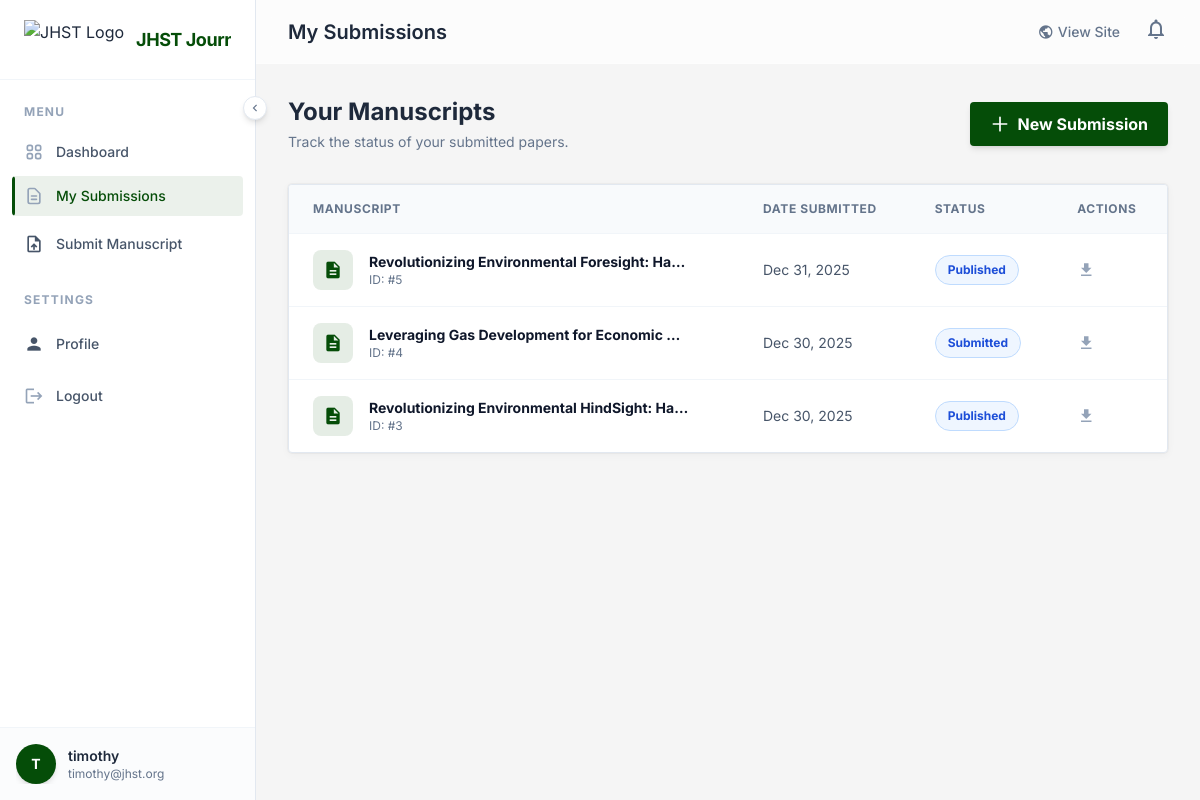
Page /dashboard/my-submissions/ (signed in) on the committed database.
### journal/models.py (models this page shows, shortened)
class User(AbstractUser):
    is_researcher = models.BooleanField(default=False)
    is_reviewer = models.BooleanField(default=False)
    is_editor = models.BooleanField(default=False)
    affiliation = models.CharField(max_length=255, blank=True)

class Manuscript(models.Model):
    STATUS_CHOICES = [
        ('submitted', 'Submitted'),
        ('under_review', 'Under Review'),
        ('accepted', 'Accepted'),
        ('rejected', 'Rejected'),
        ('published', 'Published'),
    ]
    title = models.CharField(max_length=255)
    abstract = models.TextField()
    file = models.FileField(upload_to='manuscripts/')
    co_authors = models.CharField(max_length=500, blank=True, help_text="Names of co-authors, separated by commas")
    affiliations = models.TextField(blank=True, help_text="Author affiliations")
    author = models.ForeignKey(User, on_delete=models.CASCADE, related_name='manuscripts')
    reviewer = models.ForeignKey(User, on_delete=models.SET_NULL, null=True, blank=True, related_name='assigned_manuscripts')
    submitted_date = models.DateTimeField(auto_now_add=True)
    status = models.CharField(max_length=20, choices=STATUS_CHOICES, default='submitted')
    keywords = models.CharField(max_length=255, help_text="Comma-separated keywords")

### journal/views.py (the view)
# urls.py: path('dashboard/my-submissions/', views.my_submissions, name='my_submissions'),
@login_required
def my_submissions(request):
    submissions = Manuscript.objects.filter(author=request.user).order_by('-submitted_date')
    return render(request, 'dashboard/my_submissions.html', {'submissions': submissions})

### templates/dashboard/my_submissions.html (shortened to what this page needs)
{% extends 'dashboard/dashboard_base.html' %}
{% block dashboard_title %}My Submissions{% endblock %} {% block content %}
<div class="flex justify-between items-center mb-8">
  <div>
    <h2 class="text-2xl font-bold font-display text-slate-800 dark:text-white">
      Your Manuscripts
    </h2>
    <p class="text-slate-500 text-sm mt-1">
      Track the status of your submitted papers.
    </p>
  </div>
  <a
    href="{% url 'submit_manuscript' %}"
    class="flex items-center bg-primary text-white font-bold py-2.5 px-5 rounded hover:bg-opacity-90 transition shadow-md hover:shadow-lg"
  >
    <svg
      xmlns="http://www.w3.org/2000/svg"
      class="h-5 w-5 mr-2"
      fill="none"
      viewBox="0 0 24 24"
      stroke="currentColor"
    >
      <path
        stroke-linecap="round"
        stroke-linejoin="round"
        stroke-width="2"
        d="M12 4v16m8-8H4"
      />
    </svg>
    New Submission
  </a>
</div>
{% if submissions %}
<div
  class="bg-white dark:bg-card-dark rounded shadow-card overflow-hidden border border-slate-200 dark:border-slate-800/50"
>
  <div class="overflow-x-auto">
    <table class="min-w-full divide-y divide-slate-100 dark:divide-slate-800">
      <thead class="bg-slate-50 dark:bg-slate-900/50">
        <tr>
          <th
            scope="col"
            class="px-6 py-4 text-left text-xs font-bold text-slate-500 uppercase tracking-wider"
          >
            Manuscript
          </th>
          <th
            scope="col"
            class="px-6 py-4 text-left text-xs font-bold text-slate-500 uppercase tracking-wider"
          >
            Date Submitted
          </th>
          <th
            scope="col"
            class="px-6 py-4 text-left text-xs font-bold text-slate-500 uppercase tracking-wider"
          >
            Status
          </th>
          <th
            scope="col"
            class="px-6 py-4 text-left text-xs font-bold text-slate-500 uppercase tracking-wider"
          >
            Actions
          </th>
        </tr>
      </thead>
      <tbody class="divide-y divide-slate-100 dark:divide-slate-800">
        {% for manuscript in submissions %}
        <tr
          class="hover:bg-slate-50/50 dark:hover:bg-slate-800/50 transition-colors"
        >
          <td class="px-6 py-4 whitespace-nowrap">
            <div class="flex items-center">
              <div
                class="flex-shrink-0 h-10 w-10 bg-primary/10 rounded-lg flex items-center justify-center text-primary dark:text-green-400"
              >
                <span class="material-icons text-xl">description</span>
              </div>
              <div class="ml-4">
                <div
                  class="text-sm font-bold text-slate-900 dark:text-white max-w-xs truncate"
                  title="{{ manuscript.title }}"
                >
                  {{ manuscript.title }}
                </div>
                <div class="text-xs text-slate-500">
                  ID: #{{ manuscript.id }}
                </div>
              </div>
            </div>
          </td>
          <td class="px-6 py-4 whitespace-nowrap">
            <div class="text-sm text-slate-600 dark:text-slate-400">
              {{ manuscript.submitted_date|date:"M d, Y" }}
            </div>
          </td>
          <td class="px-6 py-4 whitespace-nowrap">
            <span
              class="px-3 py-1 inline-flex text-xs leading-5 font-bold rounded-full border {% if manuscript.status == 'accepted' %}bg-green-50 text-green-700 border-green-200 dark:bg-green-900/20 dark:text-green-400 dark:border-green-900/30{% elif manuscript.status == 'rejected' %}bg-red-50 text-red-700 border-red-200 dark:bg-red-900/20 dark:text-red-400 dark:border-red-900/30{% elif manuscript.status == 'under_review' %}bg-amber-50 text-amber-700 border-amber-200 dark:bg-amber-900/20 dark:text-amber-400 dark:border-amber-900/30{% else %}bg-blue-50 text-blue-700 border-blue-200 dark:bg-blue-900/20 dark:text-blue-400 dark:border-blue-900/30{% endif %}"
            >
              {{ manuscript.get_status_display }}
            </span>
          </td>
          <td class="px-6 py-4 whitespace-nowrap text-sm font-medium">
            <div class="flex items-center space-x-3">
              {% if manuscript.file %}
              <a
                href="{{ manuscript.file.url }}"
                target="_blank"
                class="text-slate-400 hover:text-primary transition-colors flex items-center"
                title="Download PDF"
              >
                <span class="material-icons text-lg">download</span>
              </a>
              {% endif %}
            </div>
          </td>
        </tr>
        {% endfor %}
      </tbody>
    </table>
  </div>
</div>
{% endif %} {% endblock %}

### templates/dashboard/dashboard_base.html (shortened to what this page needs)
{% load static %}
<!DOCTYPE html>
<html lang="en" class="scroll-smooth">
  <head>
    <script src="https://cdn.tailwindcss.com"></script>
  </head>
  <body
    class="bg-[#ededed]/50 dark:bg-bg-dark text-slate-800 dark:text-gray-100 font-sans antialiased min-h-screen flex overflow-hidden"
  >
    <aside
      id="sidebar"
      class="bg-white dark:bg-card-dark border-r border-slate-200 dark:border-slate-700 flex flex-col fixed h-full z-40 sidebar-transition w-64 shadow-2xl md:shadow-none transform -translate-x-full md:translate-x-0"
    >
      <div
        class="h-20 flex items-center px-6 border-b border-slate-100 dark:border-slate-800/50"
      >
        <a
          href="{% url 'index' %}"
          class="flex items-center gap-3 overflow-hidden whitespace-nowrap"
        >
          <img
            src="{% static 'assets/images/jhst-logo.png' %}"
            alt="JHST Logo"
            class="h-10 w-auto object-contain flex-shrink-0"
          />
          <span
            class="font-display font-bold text-lg tracking-tight text-primary dark:text-white sidebar-header-text transition-opacity duration-300"
          >
            JHST Journal
          </span>
        </a>
      </div>
      <nav class="flex-1 overflow-y-auto py-6 px-3 space-y-1 no-scrollbar">
        <div class="mb-6">
          <p
            class="px-3 text-xs font-bold text-slate-400 uppercase tracking-widest mb-3 section-label transition-opacity duration-300"
          >
            Menu
          </p>
          <a
            href="{% url 'dashboard' %}"
            class="sidebar-link group flex items-center px-3 py-2.5 text-sm font-medium text-slate-600 dark:text-gray-300 rounded hover:text-primary dark:hover:text-white transition-colors duration-200 mb-1 {% if request.resolver_match.url_name == 'dashboard' %}active{% endif %}"
            title="Dashboard"
          >
            <span class="link-text whitespace-nowrap">Dashboard</span>
          </a>
          <a
            href="{% url 'my_submissions' %}"
            class="sidebar-link group flex items-center px-3 py-2.5 text-sm font-medium text-slate-600 dark:text-gray-300 rounded hover:text-primary dark:hover:text-white transition-colors duration-200 mb-1 {% if request.resolver_match.url_name == 'my_submissions' %}active{% endif %}"
            title="My Submissions"
          >
            <span class="link-text whitespace-nowrap">My Submissions</span>
          </a>
          {% if user.is_researcher %}
          <a
            href="{% url 'submit_manuscript' %}"
            class="sidebar-link group flex items-center px-3 py-2.5 text-sm font-medium text-slate-600 dark:text-gray-300 rounded hover:text-primary dark:hover:text-white transition-colors duration-200 mb-1"
            title="Submit Manuscript"
          >
            <span
              class="material-icons text-xl mr-3 group-hover:text-primary transition-colors"
              >upload_file</span
            >
            <span class="link-text whitespace-nowrap">Submit Manuscript</span>
          </a>
          {% endif %}
        </div>
        <div class="mb-6">
          <p
            class="px-3 text-xs font-bold text-slate-400 uppercase tracking-widest mb-3 section-label transition-opacity duration-300"
          >
            Settings
          </p>
          <a
            href="{% url 'profile' %}"
            class="sidebar-link group flex items-center px-3 py-2.5 text-sm font-medium text-slate-600 dark:text-gray-300 rounded hover:text-primary dark:hover:text-white transition-colors duration-200 mb-1 {% if request.resolver_match.url_name == 'profile' %}active{% endif %}"
            title="Profile"
          >
            <span
              class="material-icons text-xl mr-3 group-hover:text-primary transition-colors"
              >person</span
            >
            <span class="link-text whitespace-nowrap">Profile</span>
          </a>
          <form action="{% url 'logout' %}" method="post" class="w-full">
            <button
              type="submit"
              class="sidebar-link group w-full flex items-center px-3 py-2.5 text-sm font-medium text-slate-600 dark:text-gray-300 rounded hover:bg-red-50 dark:hover:bg-red-900/10 hover:text-red-600 transition-colors duration-200"
              title="Logout"
            >
              <span
                class="material-icons text-xl mr-3 text-slate-400 group-hover:text-red-500 transition-colors"
                >logout</span
              >
              <span class="link-text whitespace-nowrap">Logout</span>
            </button>
          </form>
        </div>
      </nav>
      <div
        class="p-4 border-t border-slate-100 dark:border-slate-800/50 bg-slate-50/50 dark:bg-slate-900/50"
      >
        <div class="flex items-center overflow-hidden whitespace-nowrap">
          <div
            class="h-10 w-10 rounded-full bg-primary text-white flex items-center justify-center font-bold text-sm shadow-md flex-shrink-0"
          >
            {{ user.username|slice:":1"|upper }}
          </div>
          <div class="ml-3 user-info transition-opacity duration-300">
            <p class="text-sm font-semibold text-slate-800 dark:text-gray-200">
              {{ user.username }}
            </p>
            <p class="text-xs text-slate-500 truncate max-w-[140px]">
              {{ user.email }}
            </p>
          </div>
        </div>
      </div>
      <button
        id="sidebar-collapse-btn"
        class="absolute -right-3 top-24 bg-white dark:bg-slate-800 border border-slate-200 dark:border-slate-600 rounded-full p-1 shadow-md hidden md:flex items-center justify-center text-slate-500 hover:text-primary transition-transform duration-300 z-50 w-6 h-6"
        aria-label="Toggle Sidebar"
      >
        <span
          class="material-icons text-sm transform transition-transform duration-300"
          id="collapse-icon"
          >chevron_left</span
        >
      </button>
    </aside>
    <div
      id="main-content"
      class="flex-1 md:ml-64 flex flex-col h-screen overflow-hidden main-content-transition"
    >
      <header
        class="glass sticky top-0 z-20 h-16 flex items-center justify-between px-6 md:px-8"
      >
        <div class="flex items-center">
          <h1
            class="text-xl font-display font-semibold text-slate-800 dark:text-white hidden sm:block"
          >
            {% block dashboard_title %}Overview{% endblock %}
          </h1>
        </div>
        <div class="flex items-center space-x-6">
          <a
            href="{% url 'index' %}"
            class="text-sm font-medium text-slate-500 hover:text-primary transition-colors flex items-center gap-1"
          >
            <span class="material-icons text-base">public</span>
            <span class="hidden sm:inline">View Site</span>
          </a>
          <div
            class="relative notification-bell cursor-pointer"
            id="notification-bell"
          >
            <span
              class="material-icons text-slate-500 hover:text-primary transition-colors"
              >notifications_none</span
            >
          </div>
        </div>
      </header>
      <main class="p-6 md:p-8 overflow-y-auto flex-1">
        <div class="mx-auto max-w-7xl animate-fade-in-up">
          {% block content %}{% endblock %}
        </div>
      </main>
    </div>
  </body>
</html>

### templates/dashboard/dashboard_base.html (style rules this page uses)
body { font-family: "Inter", sans-serif; }
.sidebar-transition { transition: width 0.3s cubic-bezier(0.4, 0, 0.2, 1), transform 0.3s cubic-bezier(0.4, 0, 0.2, 1); }
.main-content-transition { transition: margin-left 0.3s cubic-bezier(0.4, 0, 0.2, 1); }
.sidebar-link { position: relative; overflow: hidden; }
.sidebar-link::before { content: ""; position: absolute; left: 0; top: 0; bottom: 0; width: 3px; background-color: #054d08; transform: scaleY(0); transition: transform 0.2s ease; border-top-right-radius: 4px; border-bottom-right-radius: 4px; }
.sidebar-link.active::before { transform: scaleY(1); }
.sidebar-link.active { background-color: rgba(5, 77, 8, 0.08); color: #054d08; }
.glass { background: rgba(255, 255, 255, 0.7); backdrop-filter: blur(10px); -webkit-backdrop-filter: blur(10px); border-bottom: 1px solid rgba(255, 255, 255, 0.3); }
.no-scrollbar { -ms-overflow-style: none; scrollbar-width: none; }
* { scrollbar-width: thin; scrollbar-color: rgba(156, 163, 175, 0.5) transparent; }
.animate-fade-in-up { animation: fadeInUp 0.5s ease-out forwards; }

### rows in the picture
User: username "T", username "timothy", email "timothy@jhst.org"
Manuscript: title "Revolutionizing Environmental Foresight: Ha…", id "5", submitted_date "Dec 31, 2025", status "Published"
Manuscript: title "Leveraging Gas Development for Economic…", id "4", submitted_date "Dec 30, 2025", status "Submitted"
Manuscript: title "Revolutionizing Environmental HindSight: Ha…", id "3", submitted_date "Dec 30, 2025", status "Published"
